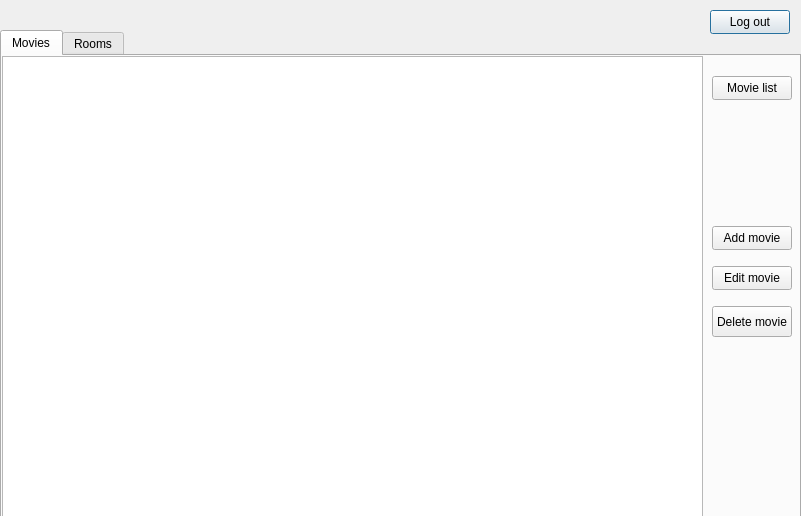
<?xml version="1.0" encoding="UTF-8"?>
<ui version="4.0">
 <class>Welcom</class>
 <widget class="QDialog" name="Welcom">
  <property name="geometry">
   <rect>
    <x>0</x>
    <y>0</y>
    <width>801</width>
    <height>516</height>
   </rect>
  </property>
  <property name="windowTitle">
   <string>Dialog</string>
  </property>
  <widget class="QPushButton" name="logOut">
   <property name="geometry">
    <rect>
     <x>710</x>
     <y>10</y>
     <width>80</width>
     <height>24</height>
    </rect>
   </property>
   <property name="text">
    <string>Log out</string>
   </property>
  </widget>
  <widget class="QTabWidget" name="tabWidget">
   <property name="geometry">
    <rect>
     <x>0</x>
     <y>30</y>
     <width>801</width>
     <height>491</height>
    </rect>
   </property>
   <property name="currentIndex">
    <number>0</number>
   </property>
   <widget class="QWidget" name="Movies">
    <attribute name="title">
     <string>Movies</string>
    </attribute>
    <widget class="QTableWidget" name="tableWidget">
     <property name="geometry">
      <rect>
       <x>0</x>
       <y>0</y>
       <width>701</width>
       <height>471</height>
      </rect>
     </property>
     <property name="maximumSize">
      <size>
       <width>1777215</width>
       <height>1777215</height>
      </size>
     </property>
     <property name="editTriggers">
      <set>QAbstractItemView::NoEditTriggers</set>
     </property>
     <property name="alternatingRowColors">
      <bool>true</bool>
     </property>
    </widget>
    <widget class="QPushButton" name="movieList">
     <property name="geometry">
      <rect>
       <x>710</x>
       <y>20</y>
       <width>80</width>
       <height>24</height>
      </rect>
     </property>
     <property name="text">
      <string>Movie list</string>
     </property>
    </widget>
    <widget class="QPushButton" name="addMovie">
     <property name="geometry">
      <rect>
       <x>710</x>
       <y>170</y>
       <width>80</width>
       <height>24</height>
      </rect>
     </property>
     <property name="text">
      <string>Add movie</string>
     </property>
    </widget>
    <widget class="QPushButton" name="editMovie">
     <property name="geometry">
      <rect>
       <x>710</x>
       <y>210</y>
       <width>80</width>
       <height>24</height>
      </rect>
     </property>
     <property name="text">
      <string>Edit movie</string>
     </property>
    </widget>
    <widget class="QPushButton" name="deleteMovie">
     <property name="geometry">
      <rect>
       <x>710</x>
       <y>250</y>
       <width>80</width>
       <height>31</height>
      </rect>
     </property>
     <property name="text">
      <string>Delete movie</string>
     </property>
    </widget>
   </widget>
   <widget class="QWidget" name="Rooms">
    <attribute name="title">
     <string>Rooms</string>
    </attribute>
    <widget class="QTableWidget" name="tableWidget_2">
     <property name="geometry">
      <rect>
       <x>0</x>
       <y>0</y>
       <width>701</width>
       <height>471</height>
      </rect>
     </property>
    </widget>
    <widget class="QPushButton" name="addR">
     <property name="geometry">
      <rect>
       <x>710</x>
       <y>80</y>
       <width>80</width>
       <height>24</height>
      </rect>
     </property>
     <property name="text">
      <string>Add</string>
     </property>
    </widget>
    <widget class="QPushButton" name="editR">
     <property name="geometry">
      <rect>
       <x>710</x>
       <y>120</y>
       <width>80</width>
       <height>24</height>
      </rect>
     </property>
     <property name="text">
      <string>Edit</string>
     </property>
    </widget>
    <widget class="QPushButton" name="deleteR">
     <property name="geometry">
      <rect>
       <x>710</x>
       <y>160</y>
       <width>80</width>
       <height>24</height>
      </rect>
     </property>
     <property name="text">
      <string>Delete</string>
     </property>
    </widget>
   </widget>
  </widget>
 </widget>
 <resources/>
 <connections/>
</ui>
